Frame 1 (no input): blank canvas, image omitted
Frame 60 (the mouse pressed at the canvas centre just before this capture): blank canvas, image omitted
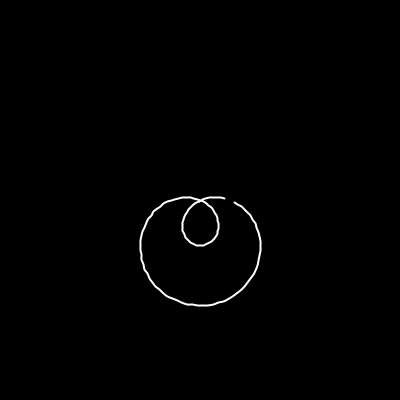
Frame 120 (the mouse held since frame 60 and released just before this capture)

The Processing sketch whose frames 1 and 60 were blank and that drew this single picture after the mouse press (run headless with seeded random() and noise(); from frame 60 on, the mouse is pressed at the canvas centre):

// Processing sketch: processing_68323
// ── processing_68323.pde

/*
Cardinal curve
Use mouse to control the angle and scale of the curve.
*/

void setup() {
  size(400, 400);
  background(0);
  stroke(255);
  strokeWeight(2);
  noFill();
  smooth();
}

void draw() {
  background(0);

  float x, y;
  float r;
  float ratio = 2 * mouseX * 1.0 / width;
  float crvScale = 5 * mouseY * 1.0 / height;

  beginShape();
  for (float t = 0; t < TWO_PI * ratio; t = t + 0.05) {
    r = (1 + crvScale * sin(t)) * 30;
    x = r * cos(t) + width / 2;
    y = r * sin(t) + height / 2;
    //point(round(x), round(y));
    curveVertex(round(x), round(y));
  }
  endShape();
}
